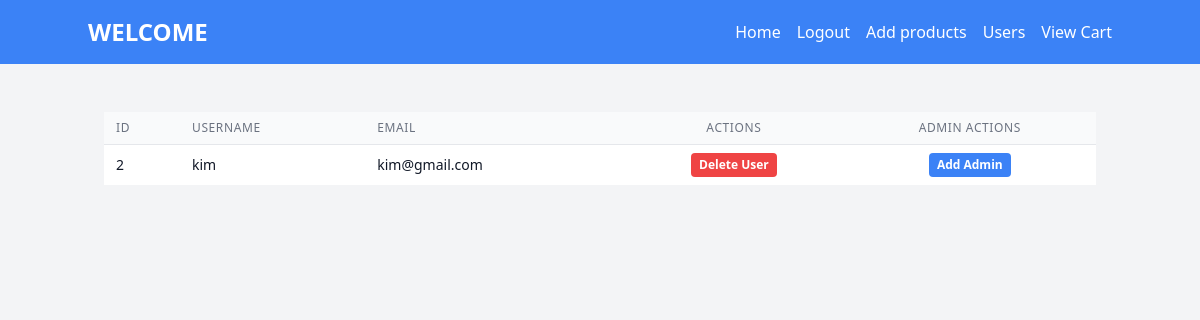
The page /admins (signed in) on the database as committed earlier.
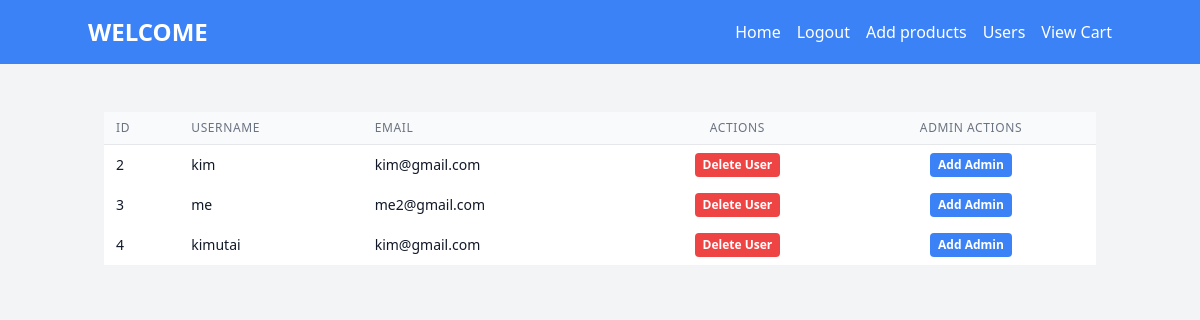
The same page on the database as committed later.
### app/models.py (models this page shows, shortened)
class User(UserMixin,db.Model):
    id:so.Mapped[int] = so.mapped_column(primary_key=True)
    username: so.Mapped[str] = so.mapped_column(sa.String(64),unique=True)
    email: so.Mapped[str] =so.mapped_column(sa.String(128))
    pwd: so.Mapped[str] =so.mapped_column(sa.String(256))
    admin: so.Mapped[str] = so.mapped_column(sa.String(64),default='user')
    datejoined = db.Column(sa.DateTime(timezone=True), server_default=func.now())
    cart_items: so.WriteOnlyMapped['Cart_Items'] = so.relationship(back_populates='author',primaryjoin="User.id == Cart_Items.user_id",passive_deletes=True)

### app/routes.py (the view)
@app.route('/admins', methods=['GET','POST'])
@login_required
def admins():
    if current_user.admin == 'admin':
        query1 = sa.select(User)
        users = db.session.scalars(query1).all()
        return render_template('admins.html',users= users)
    else:
        return redirect("index")

### app/routes.py (called while the page is built)
@login.user_loader
def load_user(id):
    return db.session.get(User,int(id))

### app/templates/admins.html
{% include 'base.html' %}
<div class="container mx-auto p-4">
    <table class="min-w-full divide-y divide-gray-200 table-auto">
        <thead class="bg-gray-50">
            <tr>
                <th scope="col" class="px-3 py-2 text-left text-xs font-medium text-gray-500 uppercase tracking-wider">ID</th>
                <th scope="col" class="px-3 py-2 text-left text-xs font-medium text-gray-500 uppercase tracking-wider">Username</th>
                <th scope="col" class="px-3 py-2 text-left text-xs font-medium text-gray-500 uppercase tracking-wider hidden sm:table-cell">Email</th>  <th scope="col" class="px-3 py-2 text-center text-xs font-medium text-gray-500 uppercase tracking-wider">Actions</th>
                <th scope="col" class="px-3 py-2 text-center text-xs font-medium text-gray-500 uppercase tracking-wider">Admin Actions</th>
            </tr>
        </thead>
        <tbody>
            {% for user in users %}
            {%if user.username == "yvonne" %}
             {%else%}
                {% if user.admin == 'admin'%}
                    <tr class="bg-white hover:bg-gray-50">
                        <td class="px-3 py-2 whitespace-nowrap text-sm font-medium text-gray-900">{{ user.id }}</td>
                        <td class="px-3 py-2 whitespace-nowrap text-sm font-medium text-gray-900">{{ user.username }}</td>
                        <td class="px-3 py-2 whitespace-nowrap text-sm font-medium text-gray-900 hidden sm:table-cell">{{ user.email }}</td>
                        <td class="px-3 py-2 whitespace-nowrap text-center text-sm font-medium">
                            <form action="{{ url_for('deleteuser', username=user.username) }}" method="POST" class="inline">
                                <button type="submit" class="bg-red-500 hover:bg-red-700 text-white font-bold py-1 px-2 rounded text-xs">Delete User</button> </form>
                        </td>
                        <td class="px-3 py-2 whitespace-nowrap text-center text-sm font-medium">
                            <form action="{{ url_for('removeadmin', username=user.username) }}" method="POST" class="inline">
                                <button type="submit" class="bg-red-500 hover:bg-red-700 text-white font-bold py-1 px-2 rounded text-xs">Remove Admin</button>
                            </form>
                        </td>
                    </tr>
                {% else %}
                    <tr class="bg-white hover:bg-gray-50">
                        <td class="px-3 py-2 whitespace-nowrap text-sm font-medium text-gray-900">{{ user.id }}</td>
                        <td class="px-3 py-2 whitespace-nowrap text-sm font-medium text-gray-900">{{ user.username }}</td>
                        <td class="px-3 py-2 whitespace-nowrap text-sm font-medium text-gray-900 hidden sm:table-cell">{{ user.email }}</td>
                        <td class="px-3 py-2 whitespace-nowrap text-center text-sm font-medium">
                            <form action="{{ url_for('deleteuser', username=user.username) }}" method="POST" class="inline">
                                <button type="submit" class="bg-red-500 hover:bg-red-700 text-white font-bold py-1 px-2 rounded text-xs">Delete User</button>
                            </form>
                        </td>
                        <td class="px-3 py-2 whitespace-nowrap text-center text-sm font-medium">
                            <form action="{{ url_for('addadmin', username=user.username) }}" method="POST" class="inline">
                                <button type="submit" class="bg-blue-500 hover:bg-blue-700 text-white font-bold py-1 px-2 rounded text-xs">Add Admin</button>
                            </form>
                        </td>
                    </tr>
                    {% endif %}
                {% endif %}
            {% endfor %}
        </tbody>
    </table>
</div>

### app/templates/base.html (shortened to what this page needs)
<!DOCTYPE html>
<html lang="en">
<head>
    <script src="https://cdn.tailwindcss.com"></script>
</head>
<body class="bg-gray-100">
    <header class="bg-blue-500 py-4">
        <div class="container mx-auto flex justify-between items-center">
            <h1 class="logo text-2xl font-bold text-white">WELCOME</h1>
            <nav class="hidden md:flex space-x-4">
                <a href="{{url_for('index')}}" class="text-white hover:text-blue-200 no-underline">Home</a>
                {%if current_user.is_authenticated%}
                <a href="{{url_for('logout')}}" class="text-white hover:text-blue-200 no-underline">Logout</a>
                {%else%}
                <a href="{{url_for('login')}}" class="text-white hover:text-blue-200 no-underline">Login</a>
                <a href="{{url_for('register')}}" class="text-white hover:text-blue-200 no-underline">Register</a>
                {%endif%}
                {% if current_user.admin == "admin"%}
                <a href="{{url_for('addproducts')}}" class="text-white hover:text-blue-200 no-underline">Add products</a>
                <a href="{{url_for('admins')}}" class="text-white hover:text-blue-200 no-underline">Users</a>
                {%endif%}
                <a href="{{url_for('cart')}}" class="text-white hover:text-blue-200 no-underline">View Cart</a></li>  </nav>
        </div>
    </header>
</body>
</html>

Rows that differ between the two databases and show on the page:
added User: id "3", username "me", email "me2@gmail.com"
added User: id "4", username "kimutai", email "kim@gmail.com"
